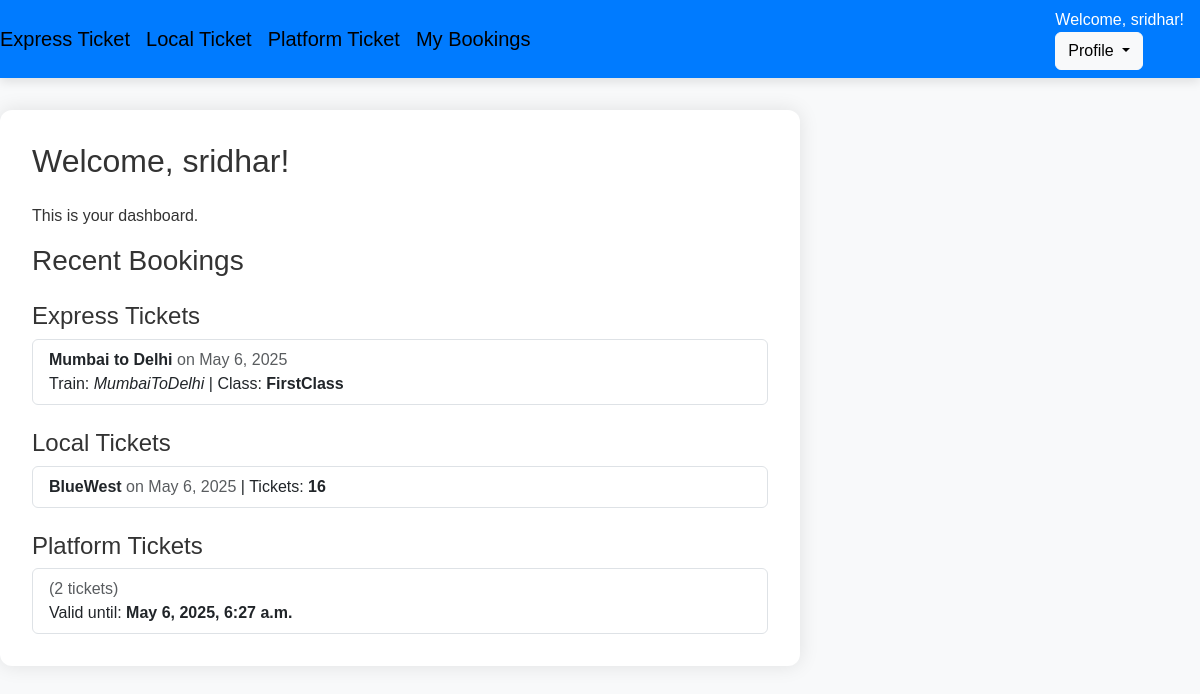
/users/ (signed in), run on the app's committed database.
### bookings/models.py (models this page shows, shortened)
class ExpressTicket(models.Model):
    user = models.ForeignKey(User, on_delete=models.CASCADE)
    source = models.CharField(max_length=100)
    destination = models.CharField(max_length=100)
    travel_date = models.DateField()
    passengers = models.IntegerField()
    booked_at = models.DateTimeField(auto_now_add=True)
    train_name = models.CharField(max_length=64)
    travel_class = models.CharField(max_length=64)

class LocalTicket(models.Model):
    user = models.ForeignKey(User, on_delete=models.CASCADE)
    line_direction = models.CharField(max_length=100)
    travel_date = models.DateField()
    booked_at = models.DateTimeField(auto_now_add=True)
    ticket_count = models.IntegerField()

class PlatformTicket(models.Model):
    user = models.ForeignKey(User, on_delete=models.CASCADE)
    station = models.CharField(max_length=100)
    ticket_count = models.PositiveIntegerField()
    booked_at = models.DateTimeField(auto_now_add=True)
    @property
    def valid_until(self):
        return self.booked_at + timedelta(hours=6)

### users/views.py (the view)
# urls.py: path('', views.index_view, name='index'),
@login_required
def index_view(request):
    express_bookings = ExpressTicket.objects.filter(user=request.user).order_by('-booked_at')[:5]  # Limit to 5 most recent
    local_bookings = LocalTicket.objects.filter(user=request.user).order_by('-booked_at')[:5]
    platform_bookings = PlatformTicket.objects.filter(user=request.user).order_by('-booked_at')[:5]
    context = {
        'user': request.user,
        'express_bookings': express_bookings,
        'local_bookings': local_bookings,
        'platform_bookings': platform_bookings,
    }
    return render(request, 'users/index.html', context)

### users/templates/users/index.html (shortened to what this page needs)
{% extends 'layout.html' %}
{% block content %}
  <div class="container-content">
    <h2 class="mb-4">Welcome, {{ user.username }}!</h2>
    <p>This is your dashboard.</p>
    <h3>Recent Bookings</h3>
    {% if express_bookings %}
      <h4 class="mt-4">Express Tickets</h4>
      <ul class="list-group">
        {% for booking in express_bookings %}
          <li class="list-group-item">
            <strong>{{ booking.source }} to {{ booking.destination }}</strong>
            <span class="text-muted">on {{ booking.travel_date }}</span><br>
            Train: <em>{{ booking.train_name }}</em> | Class: <strong>{{ booking.travel_class }}</strong>
          </li>
        {% endfor %}
      </ul>
    {% else %}
      <p>No recent Express bookings.</p>
    {% endif %}
    {% if local_bookings %}
      <h4 class="mt-4">Local Tickets</h4>
      <ul class="list-group">
        {% for booking in local_bookings %}
          <li class="list-group-item">
            <strong>{{ booking.line_direction }}</strong>
            <span class="text-muted">on {{ booking.travel_date }}</span>
            | Tickets: <strong>{{ booking.ticket_count }}</strong>
          </li>
        {% endfor %}
      </ul>
    {% else %}
      <p>No recent Local bookings.</p>
    {% endif %}
    {% if platform_bookings %}
      <h4 class="mt-4">Platform Tickets</h4>
      <ul class="list-group">
        {% for booking in platform_bookings %}
          <li class="list-group-item">
            <span class="text-muted">({{ booking.ticket_count }} tickets)</span><br>
            Valid until: <strong>{{ booking.valid_until }}</strong>
          </li>
        {% endfor %}
      </ul>
    {% else %}
      <p>No recent Platform bookings.</p>
    {% endif %}
  </div>
{% endblock %}

### templates/layout.html (shortened to what this page needs)
<!DOCTYPE html>
<html lang="en">
<head>
  <link href="https://cdn.jsdelivr.net/npm/bootstrap@5.3.0/dist/css/bootstrap.min.css" rel="stylesheet">
</head>
<body>
  <nav class="navbar navbar-expand-lg navbar-light">
    <a href="{% url 'book_express' %}" class="navbar-brand">Express Ticket</a>
    <a href="{% url 'book_local' %}" class="navbar-brand">Local Ticket</a>
    <a href="{% url 'book_platform' %}" class="navbar-brand">Platform Ticket</a>
    <a href="{% url 'view_bookings' %}" class="navbar-brand">My Bookings</a>
    <div class="ms-auto profile-dropdown">
      {% if user.is_authenticated %}
        <span class="text-white me-3">Welcome, {{ user.username }}!</span>
        <div class="dropdown">
          <button class="btn btn-light dropdown-toggle" type="button" data-bs-toggle="dropdown" aria-expanded="false">
            Profile
          </button>
        </div>
      {% else %}
        <a href="{% url 'login' %}" class="btn btn-outline-light btn-sm">Login</a>
      {% endif %}
    </div>
  </nav>
  {% block content %}{% endblock %}
</body>
</html>

### templates/layout.html (style rules this page uses)
body { margin: 0; padding: 0; font-family: Arial, sans-serif; background-color: #f8f9fa; color: #333; }
nav { width: 100%; background: #007bff; padding: 1rem; margin-bottom: 2rem; box-shadow: 0 4px 10px rgba(0, 0, 0, 0.1); }
nav a { margin-right: 15px; text-decoration: none; color: white; font-weight: 500; }
.container-content { width: 100%; max-width: 800px; padding: 2rem; border-radius: 12px; background-color: white; box-shadow: 0 0 20px rgba(0, 0, 0, 0.1); }
.profile-dropdown { position: relative; }

### data on the page
ExpressTicket: source "Mumbai", destination "Delhi", travel_date "May 6, 2025", train_name "MumbaiToDelhi", travel_class "FirstClass"
LocalTicket: line_direction "BlueWest", travel_date "May 6, 2025", ticket_count "16"
PlatformTicket: ticket_count "2", valid_until "May 6, 2025, 6:27 a.m."

### other printed values
{{ user.username }} "sridhar"
